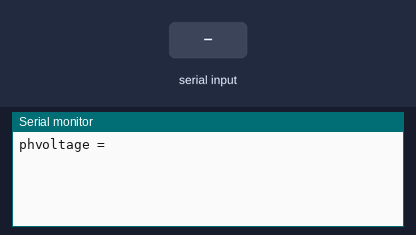
Bench run of a sketch on a simulated Arduino Uno, built with avr-gcc and run on an emulated ATmega328P. On the bench: the last lines printed to the serial monitor. Inputs (shaded band) come from the test bench.

Above: at 1.2 s.
1.3 s: "90,45\n" received over Serial
At 2.5 s:
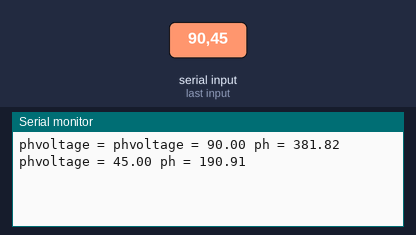
2.8 s: "30,150\n" received over Serial
At 3.7 s:
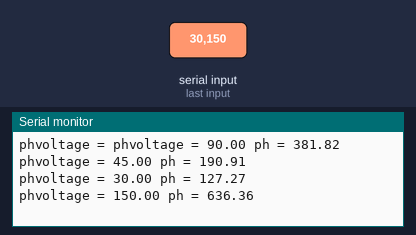
Timing chart, 0 to 5.8 s (numbered marks = the images above; inputs shaded):
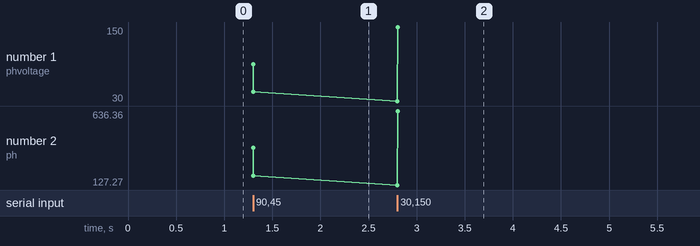

The sketch:

ph2.ino
```cpp
void setup() {
  // เริ่มต้นการสื่อสารกับ Serial Monitor ที่ baud rate 115200
  Serial.begin(115200);

  // ปริ้นข้อความแนะนำผู้ใช้ให้ป้อนค่า phvoltage
  Serial.print("phvoltage = ");
}

void loop() {
  // ตรวจสอบว่ามีข้อมูลเข้ามาทาง Serial Monitor หรือไม่
  if (Serial.available() > 0) {
    // อ่านค่าที่ผู้ใช้ป้อนเข้ามา
    float phvoltage = Serial.parseFloat();
    if (phvoltage != 0.0) {
      // คำนวณค่า pH จากค่า phvoltage
      float ph = 4.2424 * phvoltage;

      // ปริ้นค่า phvoltage และ pH ลงใน Serial Monitor
      Serial.print("phvoltage = ");
      Serial.print(phvoltage);
      Serial.print(" ph = ");
      Serial.println(ph);
    }
    // ปริ้นข้อความแนะนำผู้ใช้ให้ป้อนค่า phvoltage ใหม่อีกครั้ง
    // Serial.println("phvoltage = ");
  }
}
```

Measured:
- after the input at 1.3 s, the serial monitor: prints a new line at once (image 1)
- after the input at 2.8 s, the serial monitor: prints a new line at once (image 2)
- plotted number 1: 45 → 150 after the input at 2.8 s
- plotted number 2: 190.91 → 636.36 after the input at 2.8 s
